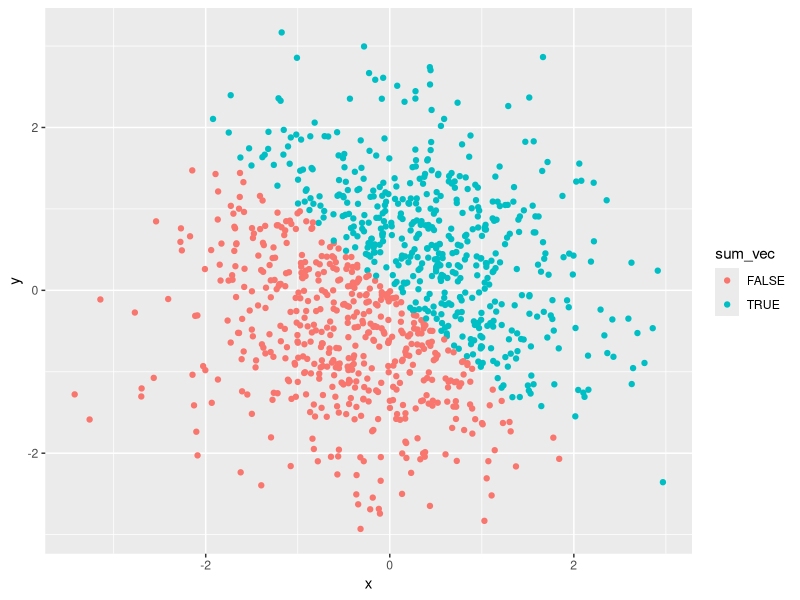

Write R code to recreate this figure.
## ---- chunk 1
library(tidyverse)
## ---- chunk 2
set.seed(168)
q1_df = tibble(
  random_samp = runif(10, min = 0, max = 5),
  logical_vec = random_samp > 2,
  character_vec = c("dog", "cat", "rabbit", "frog", "mouse", "rat", "fly", "hippo", "horse", "bird"),
  factor_vec = factor(c("low", "medium", "high", "medium", "low", "medium", "high", "low", "low", "high"))
)
## ---- chunk 3

mean(q1_df$random_samp)
mean(q1_df$logical_vec)
mean(q1_df$character_vec)
mean(q1_df$factor_vec)

## The mean can not be computed for the logical, character, and factoral variables because the values are not numeric. The mean was calculated for the random sample of uniform distribution.
## ---- chunk 4

new_factorvec = as.factor(q1_df$character_vec)
as.numeric(q1_df$new_factorvec)
## Since each character variable is unique it created 10 levels when converting to the factor (categorical) variables. Assigned random numbers to the 10 level factor (categorical) variable.

new_charvec = as.character(q1_df$factor_vec)
as.numeric(q1_df$new_charvec)

# Converted the factor (categorical) variables to just character variables, as in, did not distinguish the levels. But could not convert from character to nueric because those numeric values cannot be assigned to character variables.

## ---- chunk 5
set.seed(168)
q2_df = tibble(
  x = rnorm(1000),
  y = rnorm(1000),
  sum_vec = x + y > 0,
  num_sumvec = as.numeric(sum_vec),
  fac_sumvec = as.factor(num_sumvec)
)
## ---- chunk 6
logic_plot = ggplot(q2_df, aes(x = x, y = y, color = sum_vec)) + geom_point()
num_plot = ggplot(q2_df, aes(x = x, y = y, color = num_sumvec)) + geom_point()
fac_plot = ggplot(q2_df, aes(x = x, y = y, color = fac_sumvec)) + geom_point()

## The color scale of the logical vector and the factor vector are the same, red for FALSE or 0 and blue for TRUE or 1. The color scale of the numeric vector is a gradient that represents the different numeric values with different shades of blue.

ggsave("logic_scatterplot.pdf", plot = logic_plot)

